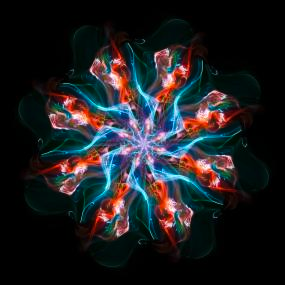
#> input picture Python_Opencv/图片格栅化后提取rgb/img.png, 285 x 285 px
$ python RGB.py
#> lines starting #> are read from the running program, lines starting #| are printed output that depends on the picture; after the words box and inside, x2 and y2 are one past the last pixel; in counts of white or black regions, pixels touching at a corner belong together
import cv2
import numpy as np


src = cv2.imread('img.png')
#> src is the input picture: shape (285, 285, 3); mean B, G, R 33.6, 31.1, 30.5
rows, cols, channels = src.shape  # 行，列， rgb
#> rows = 285; cols = 285; channels = 3
src_cpy = src.copy()

rect = dict()
rect['x'] = 100
rect['y'] = 250
rect['width'] = 10
rect['height'] = 10

select_image = src_cpy[rect['y']:rect['y'] + rect['height'], rect['x']:rect['x'] + rect['width']]
# 150： 160， 100： 110
# print(src_cpy, select_image)
cv2.rectangle(src, (rect['x'], rect['y']), (rect['x'] + rect['width'], rect['y'] + rect['height']), (255, 0, 0), 3)
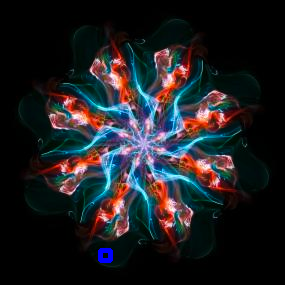
#> src: shape (285, 285, 3); 0.23% of pixels changed, all inside (x1, y1, x2, y2) = (98, 248, 113, 263)
# print(select_image)
# cv2.imshow('org', src)

for y in range(rows):
    for x in range(cols):
        x_mid = int(x / rect['width']) * rect['width'] + int(rect['width'] / 2)
        # print("x {}=>{}".format(x, x_mid))
        y_mid = int(y / rect['height']) * rect['height'] + int(rect['height'] / 2)
        # print("y {}=>{}".format(y, y_mid))
        # ret, thresh1 = cv2.threshold(src_cpy, 180, 255, cv2.THRESH_BINARY)
#> (the run stopped early here; a loop or call above may not have finished)
